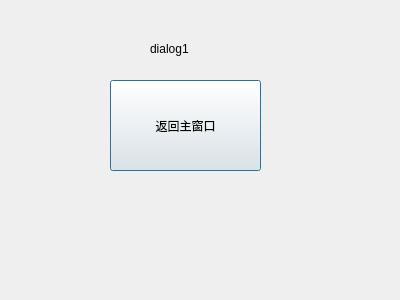
<?xml version="1.0" encoding="UTF-8"?>
<ui version="4.0">
 <class>Dialog1</class>
 <widget class="QDialog" name="Dialog1">
  <property name="geometry">
   <rect>
    <x>0</x>
    <y>0</y>
    <width>400</width>
    <height>300</height>
   </rect>
  </property>
  <property name="windowTitle">
   <string>Dialog</string>
  </property>
  <widget class="QPushButton" name="pushButton">
   <property name="geometry">
    <rect>
     <x>110</x>
     <y>80</y>
     <width>151</width>
     <height>91</height>
    </rect>
   </property>
   <property name="text">
    <string>返回主窗口</string>
   </property>
  </widget>
  <widget class="QLabel" name="label">
   <property name="geometry">
    <rect>
     <x>150</x>
     <y>40</y>
     <width>67</width>
     <height>17</height>
    </rect>
   </property>
   <property name="text">
    <string>dialog1</string>
   </property>
  </widget>
 </widget>
 <resources/>
 <connections/>
</ui>
